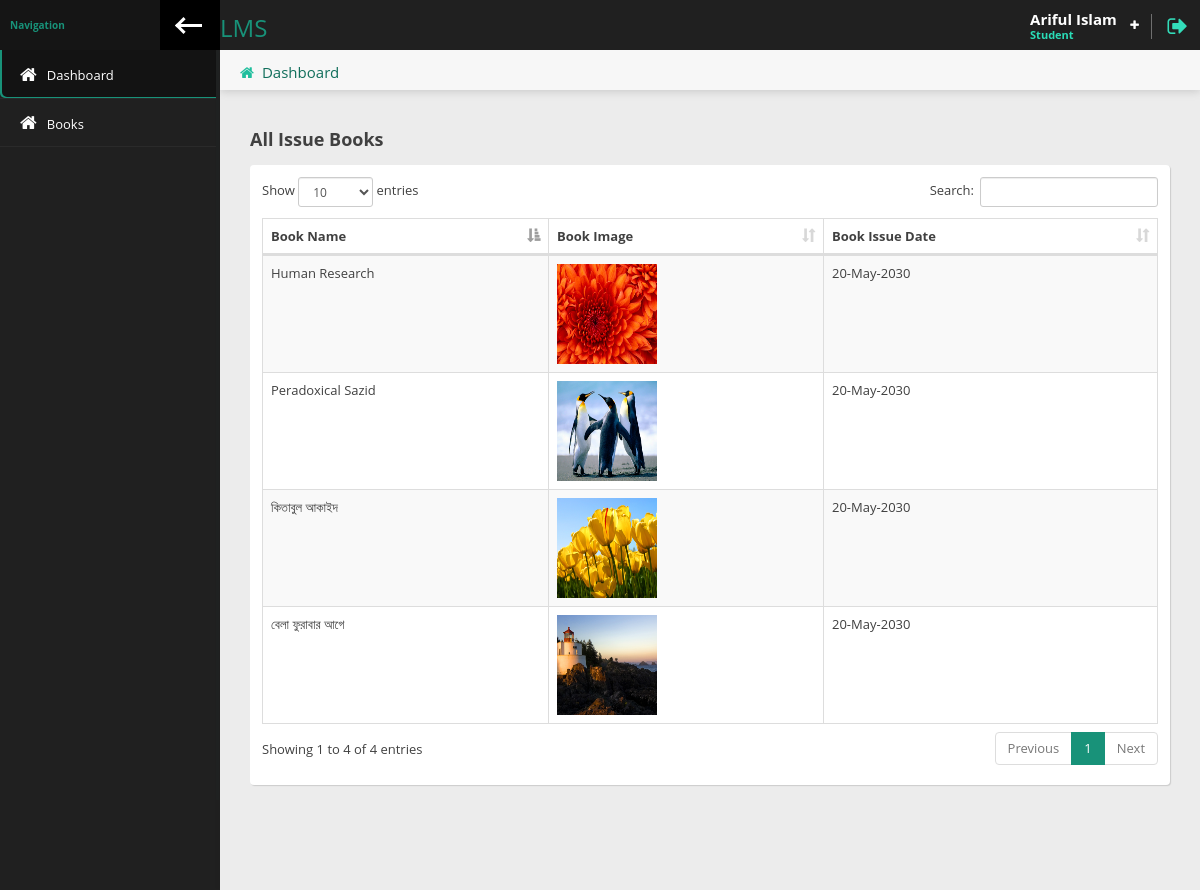
Page /student/index.php (signed in) on the committed database.
### tables this page shows
CREATE TABLE `students` (
  `id` int(5) NOT NULL,
  `fname` varchar(50) NOT NULL,
  `lname` varchar(50) NOT NULL,
  `roll` int(6) NOT NULL,
  `reg` int(6) NOT NULL,
  `email` varchar(50) NOT NULL,
  `username` varchar(50) NOT NULL,
  `password` varchar(100) NOT NULL,
  `phone` int(11) NOT NULL,
  `image` varchar(50) DEFAULT NULL,
  `status` tinyint(1) NOT NULL,
  `datetime` timestamp NOT NULL DEFAULT CURRENT_TIMESTAMP
);

CREATE TABLE `issue_book` (
  `id` int(5) NOT NULL,
  `student_id` int(5) NOT NULL,
  `book_id` int(5) NOT NULL,
  `book_issue_date` varchar(20) NOT NULL,
  `book_return_date` varchar(20) NOT NULL,
  `datetime` timestamp NOT NULL DEFAULT CURRENT_TIMESTAMP
);

CREATE TABLE `books` (
  `id` int(5) NOT NULL,
  `book_name` varchar(70) NOT NULL,
  `book_image` varchar(100) NOT NULL,
  `book_author_name` varchar(50) NOT NULL,
  `book_publication_name` varchar(50) NOT NULL,
  `book_purchase_date` varchar(50) NOT NULL,
  `book_price` varchar(10) NOT NULL,
  `book_qty` int(5) NOT NULL,
  `available_qty` int(5) NOT NULL,
  `librarian_username` varchar(50) NOT NULL,
  `datetime` timestamp NOT NULL DEFAULT CURRENT_TIMESTAMP
);

### student/index.php (the view)
<?php
  require_once('header.php');
 ?>
            <div class="content-header">
                <div class="leftside-content-header">
                    <ul class="breadcrumbs">
                        <li><i class="fa fa-home" aria-hidden="true"></i><a href="index.php">Dashboard</a></li>
                    </ul>
                </div>
            </div>
            <div class="row animated fadeInUp">
              <div class="col-sm-12">
                  <h4 class="section-subtitle"><b>All Issue Books</b></h4>
                  <div class="panel">
                      <div class="panel-content">
                          <div class="table-responsive">
                              <table id="basic-table" class="data-table table table-striped nowrap table-hover table-bordered" cellspacing="0" width="100%">
                                  <thead>
                                  <tr>
                                      <th>Book Name</th>
                                      <th>Book Image</th>
                                      <th>Book Issue Date</th>
                                  </tr>
                                  </thead>
                                  <tbody>
                                    <?php
                                     $student_id = $row['id'];
                                     $query = "SELECT issue_book.book_issue_date, books.book_name, books.book_image
                                              FROM books
                                              INNER JOIN issue_book ON issue_book.book_id = books.id
                                              WHERE issue_book.student_id = '$student_id'";
                                     $results = mysqli_query($connection,$query);
                                     while ($row = mysqli_fetch_assoc($results)) { ?>
                                       <tr>
                                       <td><?=$row['book_name']?></td>
                                       <td> <img width="100" height="100" src="../images/books/<?=$row['book_image']?>" alt=""> </td>
                                       <td><?=date('d-M-Y',strtotime($row['book_issue_date']))?></td>
                                        </tr>
                                       <?php
                                     }
                                     ?>
                                  </tbody>
                              </table>
                          </div>
                      </div>
                  </div>
              </div>
            </div>
<?php
  require_once('footer.php');
 ?>

### student/header.php (shortened to what this page needs)
<?php
  require_once('../db.php');
  $page = explode('/',$_SERVER['PHP_SELF']);
  $page = end($page);
    $query = "SELECT * FROM `students`";
    $results = mysqli_query($connection,$query);
    $row = mysqli_fetch_assoc($results);
 ?>
<!doctype html>
<html lang="en" class="fixed left-sidebar-top">
<head>
    <link href="../assets/vendor/pace/pace-theme-minimal.css" rel="stylesheet" />
    <link rel="stylesheet" href="../assets/vendor/bootstrap/css/bootstrap.css">
    <link rel="stylesheet" href="../assets/vendor/font-awesome/css/font-awesome.css">
    <link rel="stylesheet" href="../assets/vendor/animate.css/animate.css">
    <link rel="stylesheet" href="../assets/vendor/magnific-popup/magnific-popup.css">
    <link rel="stylesheet" href="../assets/vendor/data-table/media/css/dataTables.bootstrap.min.css">
    <link rel="stylesheet" href="../assets/stylesheets/css/style.css">
</head>
<body>
    <div class="wrap">
        <div class="page-header">
            <div class="leftside-header">
                <div class="logo">
                    <a href="index.php" class="on-click">
                        <h3>LMS</h3>
                    </a>
                </div>
            </div>
            <div class="rightside-header">
                <div class="header-section" id="user-headerbox">
                    <div class="user-header-wrap">
                        <div class="user-info">
                            <span class="user-name"><?= ucwords($row['fname'].' '.$row['lname']);?></span>
                            <span class="user-profile">Student</span>
                        </div>
                        <i class="fa fa-plus icon-open" aria-hidden="true"></i>
                    </div>
                </div>
                <div class="header-section">
                    <a href="logout.php" data-toggle="tooltip" data-placement="left" title="Logout"><i class="fa fa-sign-out log-out" aria-hidden="true"></i></a>
                </div>
            </div>
        </div>
        <div class="page-body">
            <div class="left-sidebar">
                <div class="left-sidebar-header">
                    <div class="left-sidebar-title">Navigation</div>
                    <div class="left-sidebar-toggle c-hamburger c-hamburger--htla hidden-xs" data-toggle-class="left-sidebar-collapsed" data-target="html">
                        <span></span>
                    </div>
                </div>
                <div id="left-nav" class="nano">
                    <div class="nano-content">
                        <nav>
                            <ul class="nav nav-left-lines" id="main-nav">
                                <li class="<?= $page == 'index.php' ? 'active-item':'' ?>"><a href="index.php"><i class="fa fa-home" aria-hidden="true"></i><span>Dashboard</span></a></li>
                                <li class="<?= $page == 'books.php' ? 'active-item':'' ?>"><a href="books.php"><i class="fa fa-home" aria-hidden="true"></i><span>Books</span></a></li>
                            </ul>
                        </nav>
                    </div>
                </div>
            </div>
            <div class="content">

### student/footer.php (shortened to what this page needs)
            </div>
        </div>
    </div>
</body>
</html>

### rows in the picture
students: fname+lname "Ariful Islam"
issue_book: book.book_name "বেলা ফুরাবার আগে", book.book_image (picture), book_issue_date "20-May-2030"
issue_book: book.book_name "Peradoxical Sazid", book.book_image (picture), book_issue_date "20-May-2030"
issue_book: book.book_name "কিতাবুল আকাইদ", book.book_image (picture), book_issue_date "20-May-2030"
issue_book: book.book_name "Human Research", book.book_image (picture), book_issue_date "20-May-2030"
